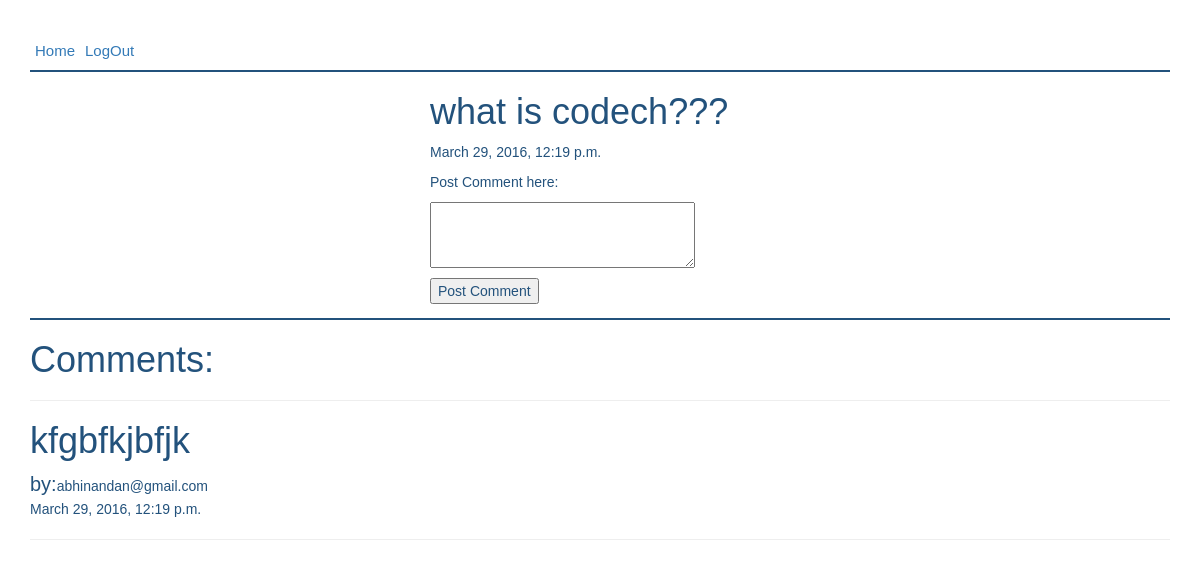
Page /topicDetails/85/ (signed in) on the committed database.
### app/models.py (models this page shows, shortened)
class DiscussionTopic(models.Model):
    user = models.ForeignKey('UserInfo')     #user of the post just linking both the tables together
    topicText = models.TextField(max_length = 1000)
    timeStamp = models.DateTimeField()

class CommentOfTopic(models.Model):
    user = models.ForeignKey('UserInfo')
    topic = models.ForeignKey('DiscussionTopic')
    commentText = models.TextField(max_length = 500)
    timeStamp = models.DateTimeField()

class UserInfo(models.Model):
    fname = models.CharField(max_length = 200)
    lname = models.CharField(max_length = 200)
    username = models.CharField(max_length = 200,unique = True)
    password = models.CharField(max_length = 10)

### app/views.py (the view)
    def wrapper(request,*args,**kwargs):
        if 'uid' not in request.session.keys():
            return redirect('login')
        return func(request,*args,**kwargs)

### app/forms.py
class PostComment(forms.ModelForm):
    commentText = forms.CharField(label = '',widget=forms.Textarea(attrs={ 'cols' : "30", 'rows': "3", }))
    class Meta:
        model = CommentOfTopic
        fields = ('commentText',)

### app/views.py (called while the page is built)
def login_required(func):
    def wrapper(request,*args,**kwargs):
        if 'uid' not in request.session.keys():
            return redirect('login')
        return func(request,*args,**kwargs)
    return wrapper

@login_required
def topicDetails(request,id):
    topic = DiscussionTopic.objects.get(id = id)
    form = PostComment()
    comments = CommentOfTopic.objects.all().order_by('-timeStamp')
    return render(request,'topicDetails.html',{'form':form,'topic':topic,'comments':comments})

### app/templates/topicDetails.html
{% extends 'base.html' %}
{% block content %}
<div class='postDetailsSec'>
<h1 id='topicHeading'>{{ topic.topicText }}</h1>
<p>{{ topic.timeStamp }}</p>
<p>Post Comment here:</p>
<form method = 'POST' class='topicDetailSec' action = "/postComment/{{topic.id}}/comment">{% csrf_token %}
    {{ form.as_p }}
    <input type='submit' name='sub' value='Post Comment'/>
</form>
</div>
<h1>Comments:</h1>
<hr/>
{% for comment in comments %}
  {% if comment.topic.id == topic.id %}
    <h1>{{ comment.commentText }}</h1>
    <span id='byClass'>by:</span>{{ comment.user.username }}<br/>
    {{ comment.timeStamp }}
    <hr/>
  {% endif %}
{% endfor %}
{% endblock %}

### app/static/css/style.css (style rules this page uses)
body { font-family: sans-serif; }

### app/static/css/login.css (style rules this page uses)
body { color:#23527c; }

### app/static/css/postTopic.css (style rules this page uses)
#byClass { color:#23527c; font-size: 20px; }

### app/static/css/topicDetails.css (style rules this page uses)
.postDetailsSec { width: 100%; padding-left: 400px; border-bottom: 2px solid #23527c; }

### rows in the picture
DiscussionTopic: topicText "what is codech???", timeStamp "March 29, 2016, 12:19 p.m."
CommentOfTopic: commentText "kfgbfkjbfjk", user.username "abhinandan@gmail.com", timeStamp "March 29, 2016, 12:19 p.m."
